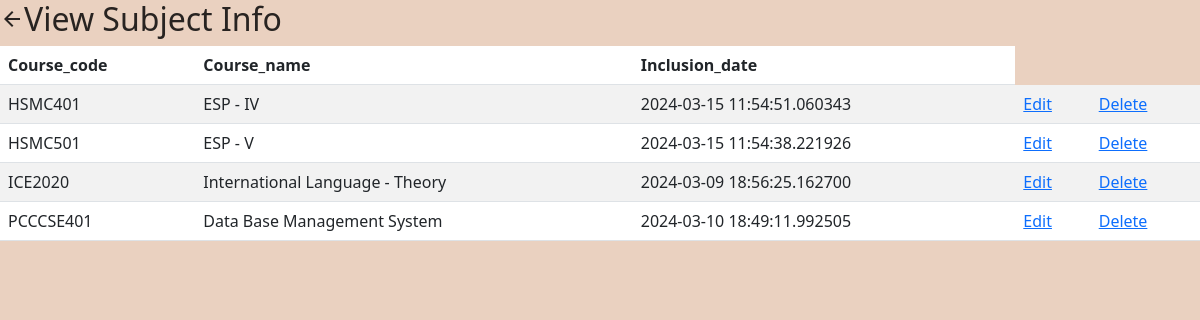
/admin/viewsubject.php, run on the app's committed database.
### tables this page shows
CREATE TABLE `tbl_subject` (
  `course_code` varchar(255) NOT NULL,
  `course_name` varchar(255) NOT NULL,
  `inclusion_date` timestamp(6) NOT NULL DEFAULT current_timestamp(6)
);

### admin/viewsubject.php (the view, shortened to what this page needs)
<?php
include '../dependancies.php';
include '../connect.php';
$table = "tbl_subject";
$query = "SELECT * FROM $table";
$result = mysqli_query($con, $query);
?>
<!DOCTYPE html>
<html>
<head>
    <?php include '../dependancies.php' ?>
</head>
<body style="position: relative;">
        <h2 class="text-left"><a href="index.php" title="Back to Dashboard"><span class="material-symbols-outlined">
        </span></a>View Subject Info</h2>
        <?php
        if (mysqli_num_rows($result) > 0) {
            echo "<table class='table table-striped w-100'>";
            echo "<thead><tr>";
            while ($field = mysqli_fetch_field($result)) {
                echo "<th>" . ucfirst($field->name) . "</th>";
            }
            echo "</tr></thead>";
            echo "<tbody>";
            while ($row = mysqli_fetch_assoc($result)) {
                echo "<tr>";
                foreach ($row as $key => $value) {
                    echo "<td>" . $value . "</td>";
                }
                $idField = "course_code";
                echo "<td><a href='editsubject.php?id=" . $row[$idField] . "'>Edit</a></td>";
                echo "<td><a href='deletesubject.php?id=" . $row[$idField] . "'>Delete</a></td>";
                echo "</tr>";
            }
            echo "</tbody></table>";
        } else {
            echo "<p>No data available.</p>";
        }
        ?>
</body>
</html>

### style.css (style rules this page uses)
h2, label, span { color: rgba(0, 0, 0, 0.831); }
body { background-color: rgb(234, 209, 192); min-height: 100vh; }

### data on the page
tbl_subject: course_code "HSMC401", course_name "ESP - IV", inclusion_date "2024-03-15 11:54:51.060343"
tbl_subject: course_code "HSMC501", course_name "ESP - V", inclusion_date "2024-03-15 11:54:38.221926"
tbl_subject: course_code "ICE2020", course_name "International Language - Theory", inclusion_date "2024-03-09 18:56:25.162700"
tbl_subject: course_code "PCCCSE401", course_name "Data Base Management System", inclusion_date "2024-03-10 18:49:11.992505"

### other printed values
$field->name "Course_code"
$field->name "Course_name"
$field->name "Inclusion_date"
